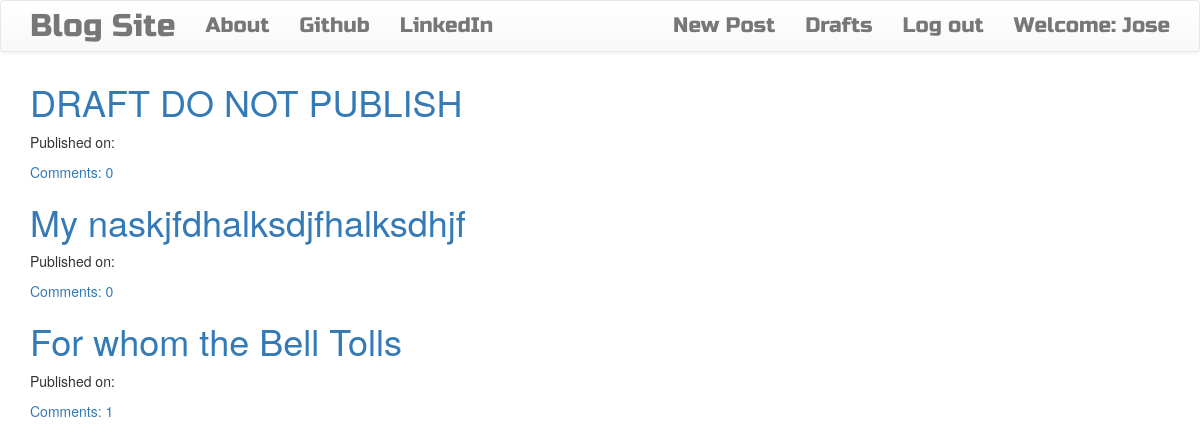
Screenshot of /drafts/ (signed in) with the database file from the repository.
### blog/models.py (models this page shows, shortened)
class Post(models.Model):
    author = models.ForeignKey('auth.User')
    title = models.CharField(max_length=200)
    text = models.TextField()
    created_date = models.DateTimeField(default=timezone.now)
    published_date = models.DateTimeField(blank=True, null=True)
    def approve_comments(self):
        return self.comments.filter(approved_comment=True)

### blog/views.py (the view)
# urls.py: url(r'^drafts/$', views.DraftListView.as_view(), name='post_draft_list'),
class DraftListView(LoginRequiredMixin,ListView):
    login_url = '/login/'
    redirect_field_name = 'blog/post_list.html'
    model = Post
    def get_queryset(self):
        return Post.objects.filter(published_date__isnull=True).order_by('created_date')

### blog/templates/blog/post_list.html
{% extends 'blog/base.html' %}
{% block content %}
<div class="centerstage">
    {% for post in post_list %}
        <div class="post">
            <h1><a href="{% url 'post_detail' pk=post.pk %}">{{ post.title }}</a></h1>
            <div class="date">
                <p>Published on: {{ post.published_date|date:"D M Y"}}</p>
            </div>
            <a href="{% url 'post_detail' pk=post.pk %}">Comments: {{ post.approve_comments.count }}</a>
        </div>
    {% endfor %}
</div>
{% endblock %}

### blog/templates/blog/base.html (shortened to what this page needs)
<!DOCTYPE html>
{% load staticfiles %}
<html>
    <head>
        <link rel="stylesheet" href="https://maxcdn.bootstrapcdn.com/bootstrap/3.3.7/css/bootstrap.min.css">
        <link rel="stylesheet" href="https://maxcdn.bootstrapcdn.com/bootstrap/3.3.7/css/bootstrap-theme.min.css">
        <link rel="stylesheet" href="//cdn.jsdelivr.net/medium-editor/latest/css/medium-editor.min.css" type="text/css" media="screen" charset="utf-8">
        <link rel="stylesheet" href="{% static 'css/blog.css' %}">
<body class='loader'>
  <nav class="navbar navbar-default techfont custom-navbar">
    <div class="container">
      <ul class="nav navbar-nav">
        <li><a class='navbar-brand bigbrand' href="{% url 'post_list' %}">Blog Site </a></li>
        <li><a href="{% url 'about'%}">About</a></li>
        <li><a href="https://www.github.com" target="_blank">Github</a></li>
        <li><a href="https://www.linkedin.com" target="_blank">LinkedIn</a></li>
      </ul>
      <ul class="nav navbar-nav navbar-right">
        {% if user.is_authenticated %}
        <li>
          <a href="{% url 'post_new' %}" >New Post</a>
        </li>
        <li>
          <a href="{% url 'post_draft_list' %}">Drafts</a>
        </li>
        <li>
          <a href="{% url 'logout' %}" >Log out</a>
        </li>
        <li>
          <a >Welcome: {{ user.username }}</a>
        </li>
          {% else %}
          <li><a class='nav navbar-right' href="{% url 'login' %}" ><span class="glyphicon glyphicon-user"></span></a></li>
        {% endif %}
      </ul>
  </div>
</nav>
        <div class="content container">
            <div class="row">
                <div class="col-md-8">
                  <div class="blog_posts">
                    {% block content %}
                    {% endblock %}
                  </div>
                </div>
            </div>
        </div>
</body>
</html>

### blog/static/css/blog.css (style rules this page uses)
.techfont { font-family: 'Russo One', sans-serif; font-size: 1.5em; margin-bottom: 10px; }
.centerstage { margin-left: auto; margin-right: auto; }
.bigbrand { font-size: 1.5em; }
.loader { filter:hue-rotate(0deg); color: linear-gradient(45deg,#0f8,#08f); animation:hue 5000ms infinite linear; }

### rows the page displays
Post: title "DRAFT DO NOT PUBLISH", approve_comments.count "0"
Post: title "My naskjfdhalksdjfhalksdhjf", approve_comments.count "0"
Post: title "For whom the Bell Tolls", approve_comments.count "1"

### other values shown
{{ user.username }} "Jose"
